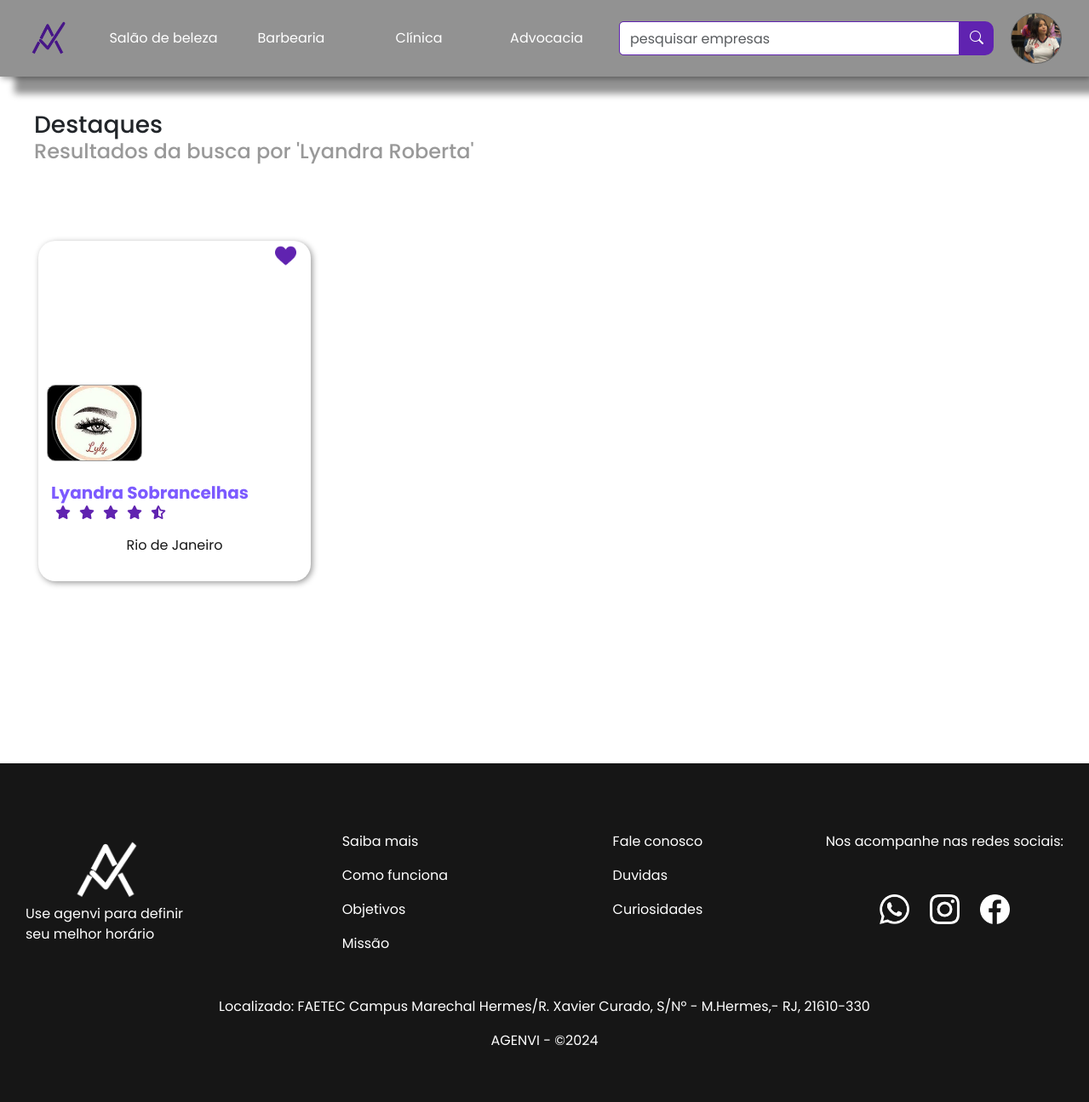
The page /php/principal-cliente.php?buscar=Lyandra Roberta (signed in) on the database its author committed.
### tables this page shows
CREATE TABLE `empresa` (
  `idempresa` int(11) NOT NULL,
  `nivel` enum('1','2','3') NOT NULL,
  `nome` varchar(20) DEFAULT NULL,
  `nome_fantasia` varchar(20) DEFAULT NULL,
  `tipo` enum('barbearia','advocacia','clinica','salaobeleza') NOT NULL,
  `CNPJ_CPF` varchar(20) DEFAULT NULL,
  `telefone` varchar(15) DEFAULT NULL,
  `cep` varchar(12) NOT NULL,
  `numero` varchar(10) NOT NULL,
  `email` varchar(50) DEFAULT NULL,
  `senha` varchar(100) DEFAULT NULL,
  `foto_empresa` varchar(50) DEFAULT NULL,
  `foto_amb1` varchar(50) NOT NULL,
  `foto_amb2` varchar(50) NOT NULL,
  `foto_amb3` varchar(50) NOT NULL,
  `foto_amb4` varchar(50) NOT NULL,
  `foto_amb5` varchar(50) NOT NULL,
  `foto_amb6` varchar(50) NOT NULL,
  `complemento` text NOT NULL,
  `data_inicio` date NOT NULL
);

CREATE TABLE `localidade` (
  `cep` varchar(12) NOT NULL,
  `logradouro` varchar(20) DEFAULT NULL,
  `bairro` varchar(30) DEFAULT NULL,
  `UF` varchar(2) DEFAULT NULL,
  `cidade` varchar(20) DEFAULT NULL
);

### php/principal-cliente.php (the view, shortened to what this page needs)
<?php
include('includes/logar-sistema.php');
$idcliente = $_SESSION['idcliente'];
$sql_cliente = "SELECT l.uf
                FROM cliente c
                INNER JOIN localidade l ON c.cep = l.cep
                WHERE c.idcliente = ?";
$stmt_cliente = $mysqli->prepare($sql_cliente);
$stmt_cliente->bind_param('i', $idcliente);
$stmt_cliente->execute();
$result_cliente = $stmt_cliente->get_result();
$cliente_data = $result_cliente->fetch_assoc();
$cliente_estado = $cliente_data['uf'];
$title = "As empresas mais bem avaliadas do seu estado";
if (isset($_GET['buscar']) && !empty($_GET['buscar'])) {
    $buscar = $mysqli->real_escape_string($_GET['buscar']);
    $sql = "SELECT e.idempresa, e.nome, e.foto_empresa, e.foto_amb1, l.cidade, e.nome_fantasia,
            COALESCE(AVG(a.estrelas), 0) AS media_estrelas,
            COUNT(a.idavaliacao) AS total_avaliacoes,
            CASE WHEN l.uf = ? THEN 1 ELSE 0 END AS prioridade,
            (SELECT COUNT(*) FROM favoritos f WHERE f.idcliente = ? AND f.idempresa = e.idempresa) AS is_favorited
            FROM empresa e
            INNER JOIN localidade l ON e.cep = l.cep
            LEFT JOIN avaliacao a ON e.idempresa = a.idempresa
            WHERE e.nome LIKE '%$buscar%' OR e.nome_fantasia LIKE '%$buscar%'
            GROUP BY e.idempresa, e.nome, e.foto_empresa, e.foto_amb1, l.cidade, l.uf
            ORDER BY prioridade DESC, total_avaliacoes DESC, media_estrelas DESC";
    $stmt = $mysqli->prepare($sql);
    $stmt->bind_param('si', $cliente_estado, $idcliente);
    $stmt->execute();
    $result = $stmt->get_result();
    $title = "Resultados da busca por '$buscar'";
}
?>
<!DOCTYPE html>
<html lang="en">
<head>
    <link rel="stylesheet" href="https://cdnjs.cloudflare.com/ajax/libs/font-awesome/6.0.0-beta3/css/all.min.css">
    <link rel="stylesheet" href="https://cdn.jsdelivr.net/npm/bootstrap-icons@1.11.3/font/bootstrap-icons.min.css">
    <link href="https://cdn.jsdelivr.net/npm/bootstrap@5.3.3/dist/css/bootstrap.min.css" rel="stylesheet"
>
    <link rel="stylesheet" href="../css/teste.css">
</head>
<body>
    <?php include("includes/header-nav.php"); ?>
    <h3>Destaques</h3>
    <h4>
        <?= htmlspecialchars($title) ?>
    </h4>
      <br><br>
    <div class="d-flex  justify-content-start flex-wrap" >
        <?php while ($row = $result->fetch_assoc()) { ?>
            <a href="agendamento.php?id=<?= htmlspecialchars($row['idempresa']); ?>">
                <div class="pai">
                <button class="favorite-button" data-idempresa="<?= $row['idempresa'] ?>">
                    <img src="../img/<?= $row['is_favorited'] ? 'heath.png' : 'coracao.png' ?>"class="heart-icon" />
                </button>
                    <?php
                        $foto_amb1_path = 'arquivos/' . htmlspecialchars($row['foto_amb1']);
                        echo "<div class='filho' style='background-image: url($foto_amb1_path); background-size: cover;'></div>";
                    ?>
                    <?php
                      $foto_amb2_path = 'arquivos/' . htmlspecialchars($row['foto_empresa']);
                      echo "<div class='filho2' style='background-image: url($foto_amb2_path); background-size: cover;'></div>";
                    ?>
                <div class="footercard">
                             <div class="txt1">
                                <h5 style="color: #7C5AFF;   font-weight: bold;">
                                    <?= htmlspecialchars($row['nome_fantasia']) ?>
                                </h5>
                            </div>
                        <div class="star-rating">
                                    <?php
                                    $fullStars = floor($row['media_estrelas']);
                                    $halfStar = ($row['media_estrelas'] - $fullStars) >= 0.5;
                                    for ($i = 0; $i < $fullStars; $i++) {
                                        echo '<i class="fas fa-star"></i>';
                                    }
                                    if ($halfStar) {
                                        echo '<i class="fas fa-star-half-alt"></i>';
                                    }
                                    ?>
                                </div>
                            <div class="txt2">
                                <p class="end"> <?= htmlspecialchars($row['cidade']) ?> </p>
                            </div>
                    </div>
                </div>
            </a>
        <?php } ?>
    </div>
      <br><br><br>
    <br>
    <br>
    <br>
    <?php include("includes/footer.php"); ?>
</body>
</html>

### css/teste.css (style rules this page uses)
* { margin: 0; padding: 0; box-sizing: border-box; font-family: "Poppins", sans-serif; }
:root { --c01:#fff; --c02:#E9E3FF; --c03:#999999; --c04:#161616; --c05:#000; --c06:#B583F5; --c07:#7C5AFF; --c08:#6023B0; --c09:#471687; }
h4 { margin-left:40px; }
.pai { width: 320px; height: 400px; border-radius: 20px; display: flex; flex-direction: column; margin: 20px; gap: 15px; box-shadow: 2px 2px 7px var(--c03); padding-bottom: 20px; margin-top: 35px; }
.filho { border-radius: 20px 20px 0px 0px; background-size: cover; filter: brightness(70%); background-repeat: no-repeat; background-position: center; width: 100%; height: 100%; }
.filho2 { z-index: 1; margin-top: -60px; border: 1px solid var(--c03); border-radius: 10px; margin-left: 10px; margin-bottom: 20px; background-position: center; width:35%; height: 40%; }
h4 { color: var(--c03); }
h3 { margin: 40px 0px 0px 40px; }
body { font-family: Arial, sans-serif; }
.favorite-button img.heart-icon { transition: transform 0.1s ease; }
.favorite-button { z-index: 2; margin-bottom: -60px; background: none; border: none; cursor: pointer; outline: none; display: flex; }
.heart-icon { margin: 5px; display: flex; margin-left: 87%; width: 25px; height: 25px; transition: transform 0.1s ease; }
.txt2 { align-items: center; justify-content: center; display: flex; }
.txt1 { margin-top: -25px; width: 100%; }
.footercard { padding: 15px; }
.star-rating { height: 30px; margin-top: -10px; width: 50%; }
.end { margin-top: 10px; margin-bottom: -5px; color: var(--c04); }
.star-rating .fas { color: var(--c08); }
a { text-decoration: none; }

### css/footer.css (style rules this page uses)
:root { --c01:#fff; --c02:#E9E3FF; --c03:#999999; --c04:#161616; --c05:#000; --c06:#B583F5; --c07:#7C5AFF; --c08:#6023B0; --c09:#471687; --c10:#bebebe; }

### php/principal-cliente.php (style rules this page uses)
:root { --c01:#fff; --c02:#E9E3FF; --c03:#999999; --c04:#161616; --c05:#000; --c06:#B583F5; --c07:#7C5AFF; --c08:#6023B0; --c09:#471687; }
i { margin: 5px; }
.justify-content-start { padding-left: 25px; }

### rows shown on the page
empresa: foto_empresa (picture), nome_fantasia "Lyandra Sobrancelhas", cep.cidade "Rio de Janeiro"

### other values the page prints
$title "Resultados da busca por 'Lyandra Roberta'"
